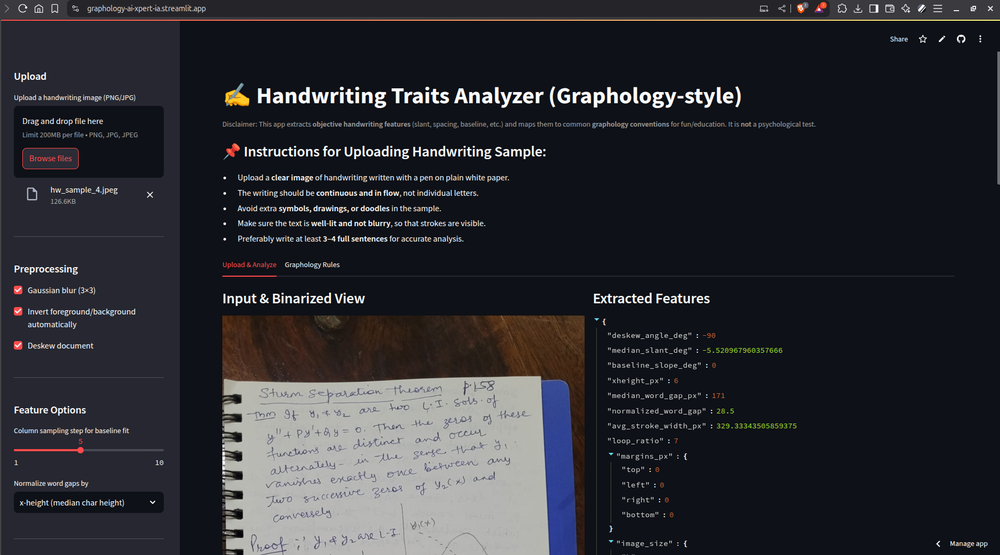
#> input picture assets/1.png, 1000 x 555 px, shrunk from 1880 x 1043 before the run
$ python -i image_processing.py   (imports and definitions only)
#> lines starting #> are read from the running program, lines starting #| are printed output that depends on the picture; after the words box and inside, x2 and y2 are one past the last pixel; in counts of white or black regions, pixels touching at a corner belong together
#> further down, picture is the input picture: shape (555, 1000, 3); mean B, G, R 49.2, 44.4, 43.4

import cv2
import numpy as np
from sklearn.linear_model import LinearRegression

# [5 lines left out: function load_image_cv, not called in this run]

def binarize(img, auto_invert=True, blur=True):
#> called with auto_invert = True, blur = True
    g = cv2.cvtColor(img, cv2.COLOR_BGR2GRAY) if img.ndim==3 else img.copy()
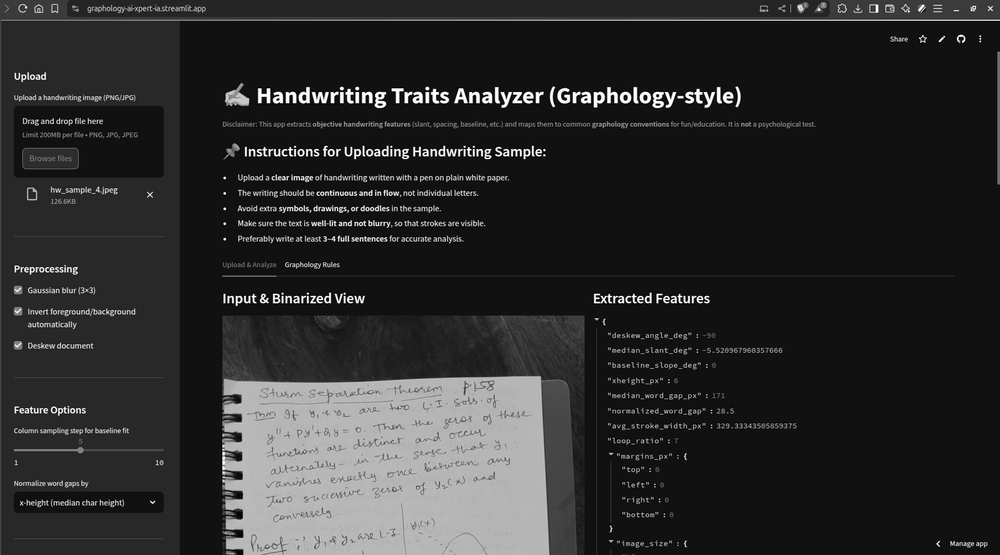
#> g: shape (555, 1000); min 0, max 255, mean 44.8
    if blur:
        g = cv2.GaussianBlur(g, (3,3), 0)
    # Otsu on normal and inverted, pick higher foreground coverage when auto_invert
    _, bw1 = cv2.threshold(g, 0, 255, cv2.THRESH_BINARY_INV+cv2.THRESH_OTSU)
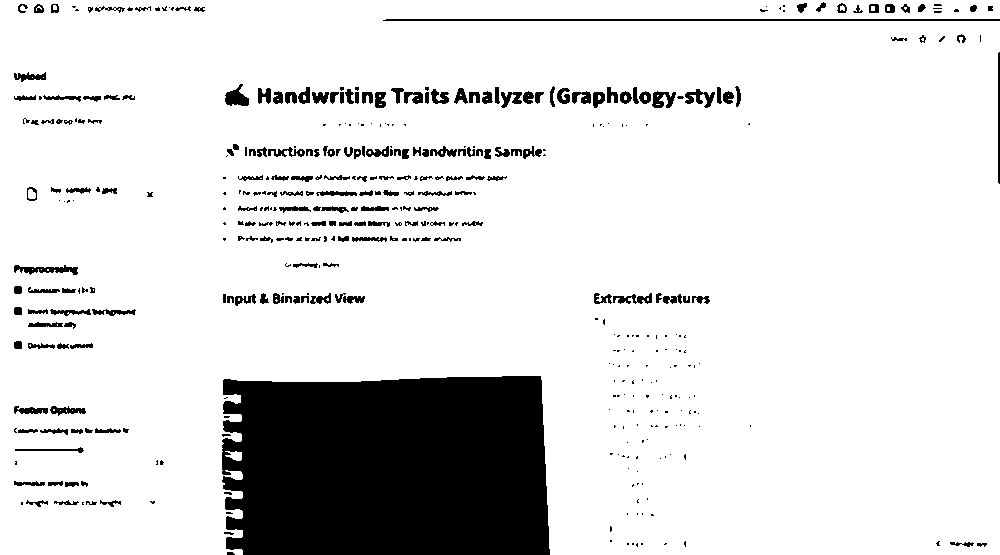
#> bw1: shape (555, 1000); 86.8% white; 426 black regions (216 under 20 px), largest, box (x1, y1, x2, y2) and area: (222, 376, 550, 555) 55310, (383, 19, 1000, 21) 1231, (14, 265, 78, 275) 340
    _, bw2 = cv2.threshold(g, 0, 255, cv2.THRESH_BINARY+cv2.THRESH_OTSU)
    if auto_invert:
        if bw1.sum() > bw2.sum():
            return bw1, True
        else:
            return (255-bw2), False  # ensure foreground==255
    else:
        return bw1, True

# [134 lines left out: functions deskew, components_from_bw, _pca_slant, median_slant_deg, baseline_slope_deg, estimate_xheight and 4 more, not called in this run]

>>> import cv2
>>> picture = cv2.imread('../assets/1.png')
>>> result = binarize(picture)

$ run again, on assets/2.png
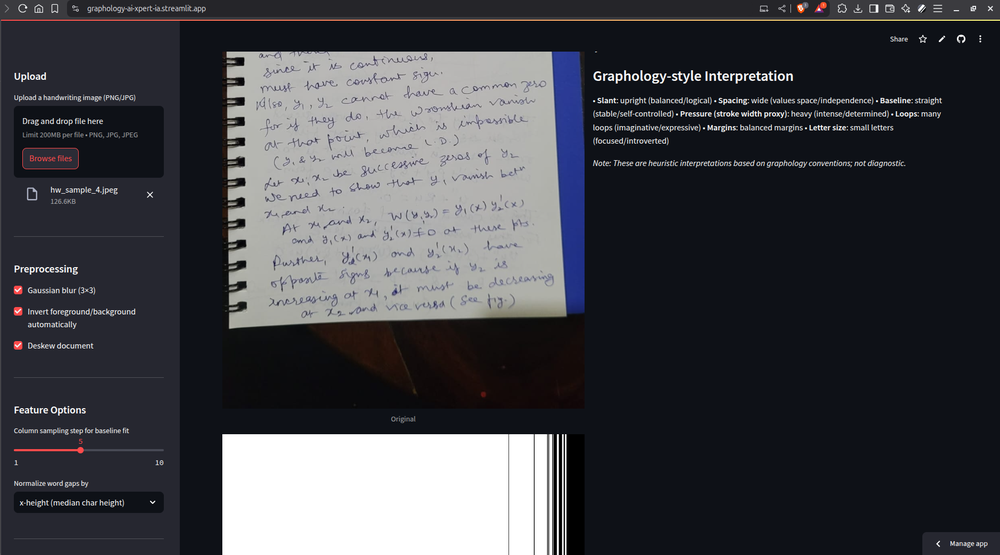
#> input picture assets/2.png, 1000 x 555 px, shrunk from 1880 x 1043 before the run
#> picture is the input picture: shape (555, 1000, 3); mean B, G, R 71, 66, 64.9
#> in binarize, `g = cv2.GaussianBlur(g, (3,3), 0)`:
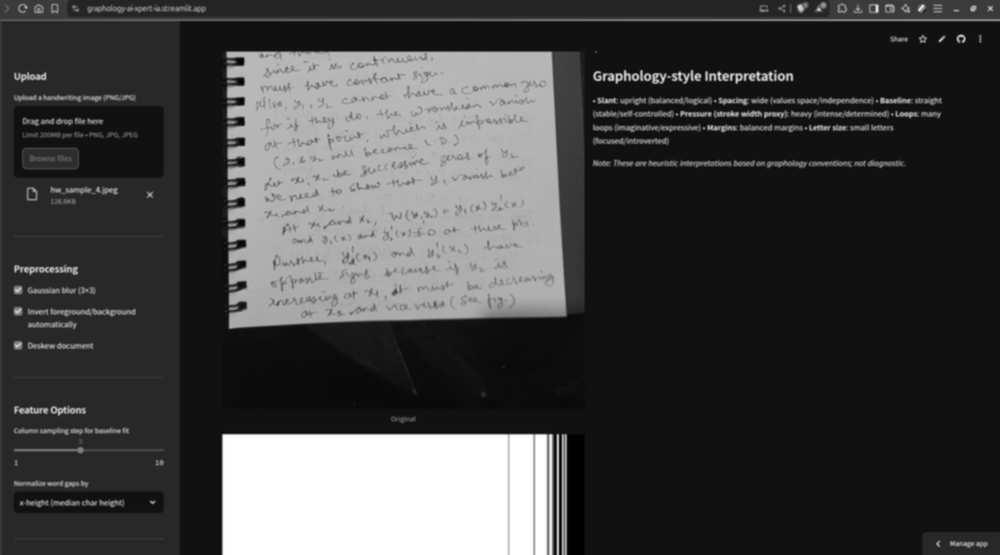
#> g: shape (555, 1000); min 0, max 255, mean 66.4
#> in binarize, `_, bw1 = cv2.threshold(g, 0, 255, cv2.THRESH_BINARY_INV+cv2.THRESH_OTSU)`:
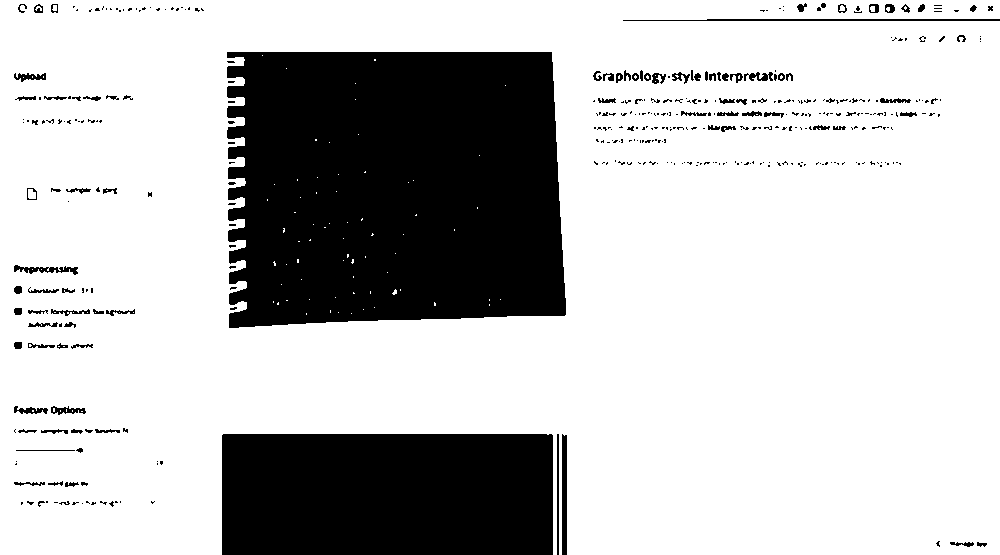
#> bw1: shape (555, 1000); 75.7% white; 400 black regions (304 under 20 px), largest, box (x1, y1, x2, y2) and area: (227, 52, 566, 328) 86754, (222, 434, 553, 555) 40047, (623, 19, 1000, 21) 670

$ run again, on assets/3.png
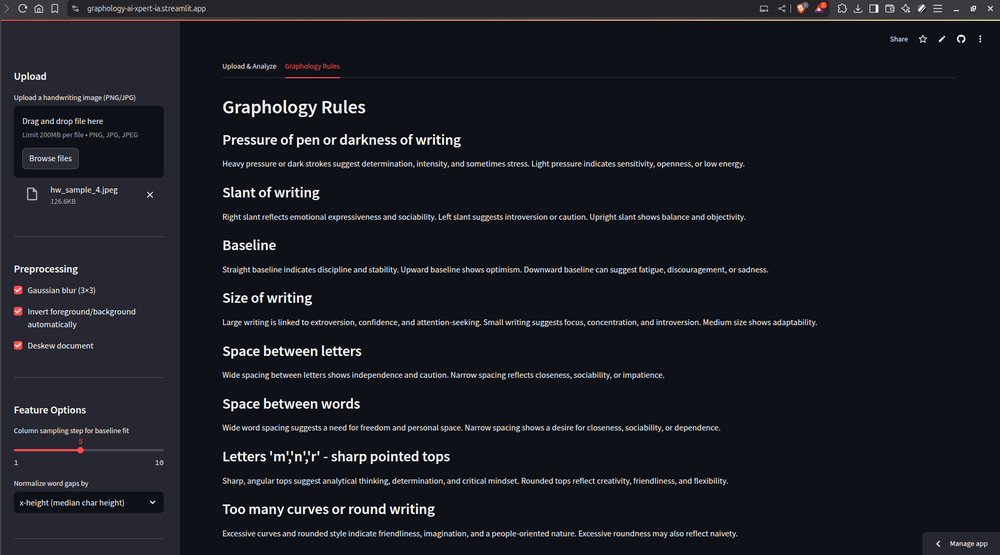
#> input picture assets/3.png, 1000 x 555 px, shrunk from 1880 x 1043 before the run
#> picture is the input picture: shape (555, 1000, 3); mean B, G, R 34.2, 28.1, 26
#> in binarize, `_, bw1 = cv2.threshold(g, 0, 255, cv2.THRESH_BINARY_INV+cv2.THRESH_OTSU)`:
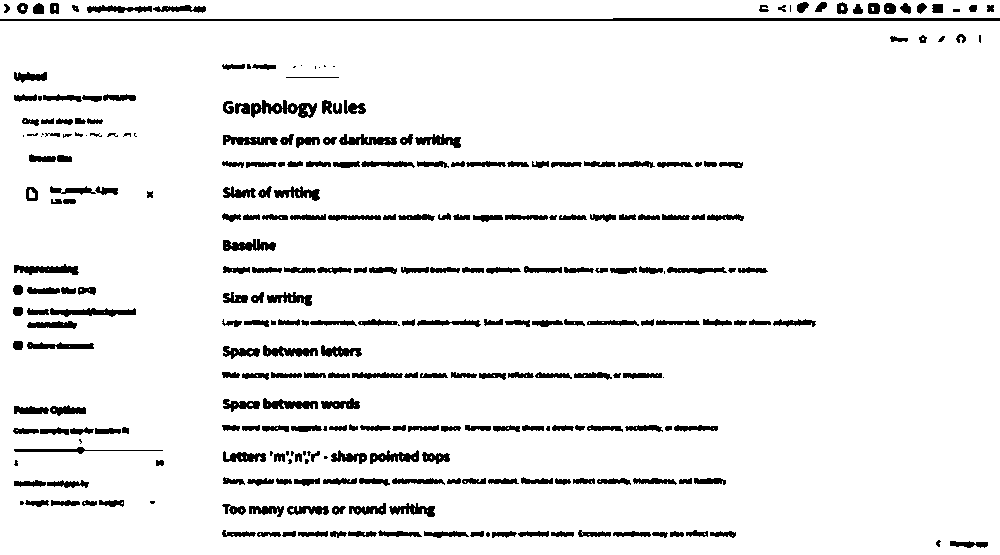
#> bw1: shape (555, 1000); 93.1% white; 299 black regions (34 under 20 px), largest, box (x1, y1, x2, y2) and area: (0, 18, 1000, 21) 2387, (251, 100, 317, 118) 606, (50, 308, 136, 317) 473
